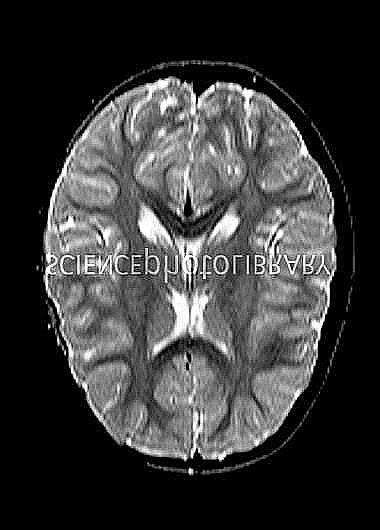
#> input picture Br35H-Mask-RCNN/TRAIN/no117.jpg, 380 x 530 px; its folder holds 4 pictures in this run
$ python data_augmentation_resizeing.py
#> lines starting #> are read from the running program, lines starting #| are printed output that depends on the picture
# -*- coding: utf-8 -*-
"""
Created on Mon Dec 20 17:21:35 2021

@author: Arya
"""
# imports
import cv2
import glob
import os

# loading images
directory = r'\Dataset\Br35H-Mask-RCNN\Train_New'
images_path = "/Dataset/Br35H-Mask-RCNN/Train/"
train_images = glob.glob(images_path + "*.jpg")


for img in train_images:
   image = cv2.imread(img)
#> image is the input picture: shape (530, 380, 3); min 0, max 255, mean 56.8
   file_name = str(img).replace("/Dataset/Br35H-Mask-RCNN/Train\\", "")
   file_name = file_name.replace(".jpg", "")
   tmp = cv2.resize(image, (256, 256))
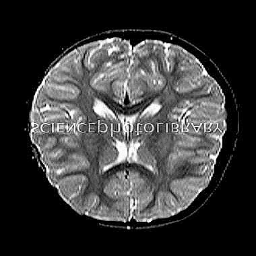
#> tmp: shape (256, 256, 3); min 0, max 255, mean 56.7
   os.chdir(directory)
   cv2.imwrite("{}.png".format(file_name), tmp.astype('uint8'))
#> pass 2 of the loop `for img in train_images:`:
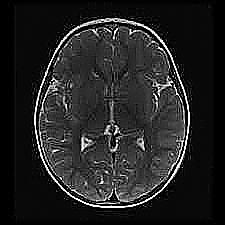
#> input picture Br35H-Mask-RCNN/TRAIN/no146.jpg, 225 x 225 px
#> image is the input picture: shape (225, 225, 3); min 0, max 255, mean 35.5
#> `tmp = cv2.resize(image, (256, 256))`:
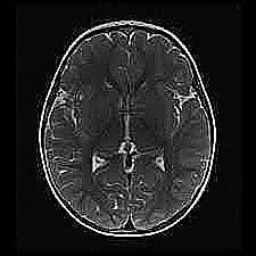
#> tmp: shape (256, 256, 3); min 0, max 255, mean 35.5
#> pass 3 of the loop `for img in train_images:`:
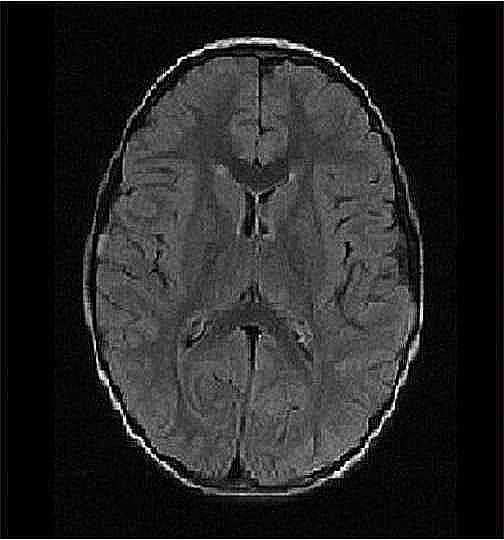
#> input picture Br35H-Mask-RCNN/TRAIN/no163.jpg, 504 x 540 px
#> image is the input picture: shape (540, 504, 3); mean B, G, R 37.8, 37.8, 37.8
#> `tmp = cv2.resize(image, (256, 256))`:
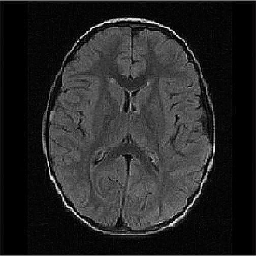
#> tmp: shape (256, 256, 3); mean B, G, R 37.7, 37.6, 37.7
#> the loop made 4 passes; the first 3 are shown
